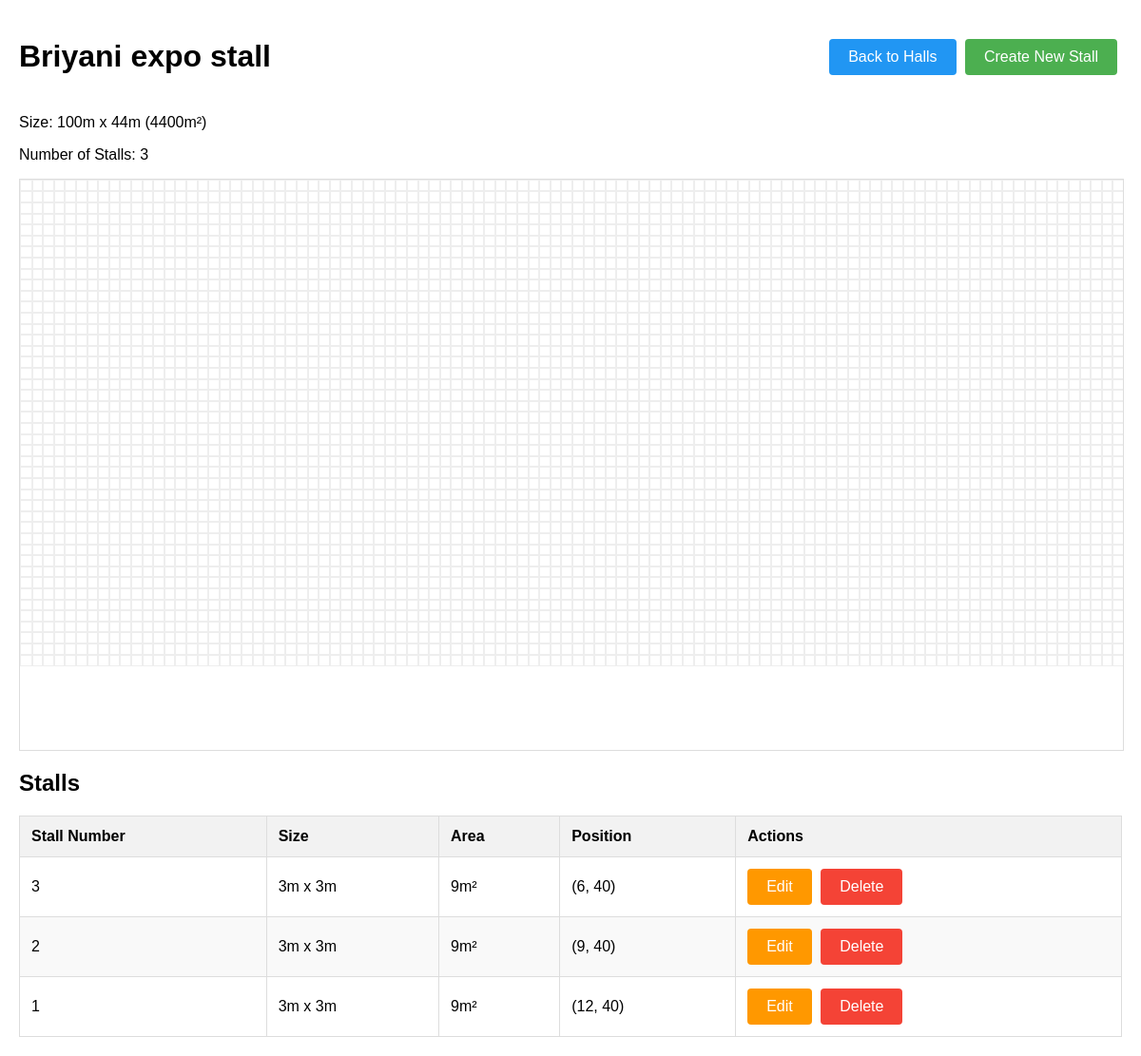
Page /halls/2/ on the earlier database version.
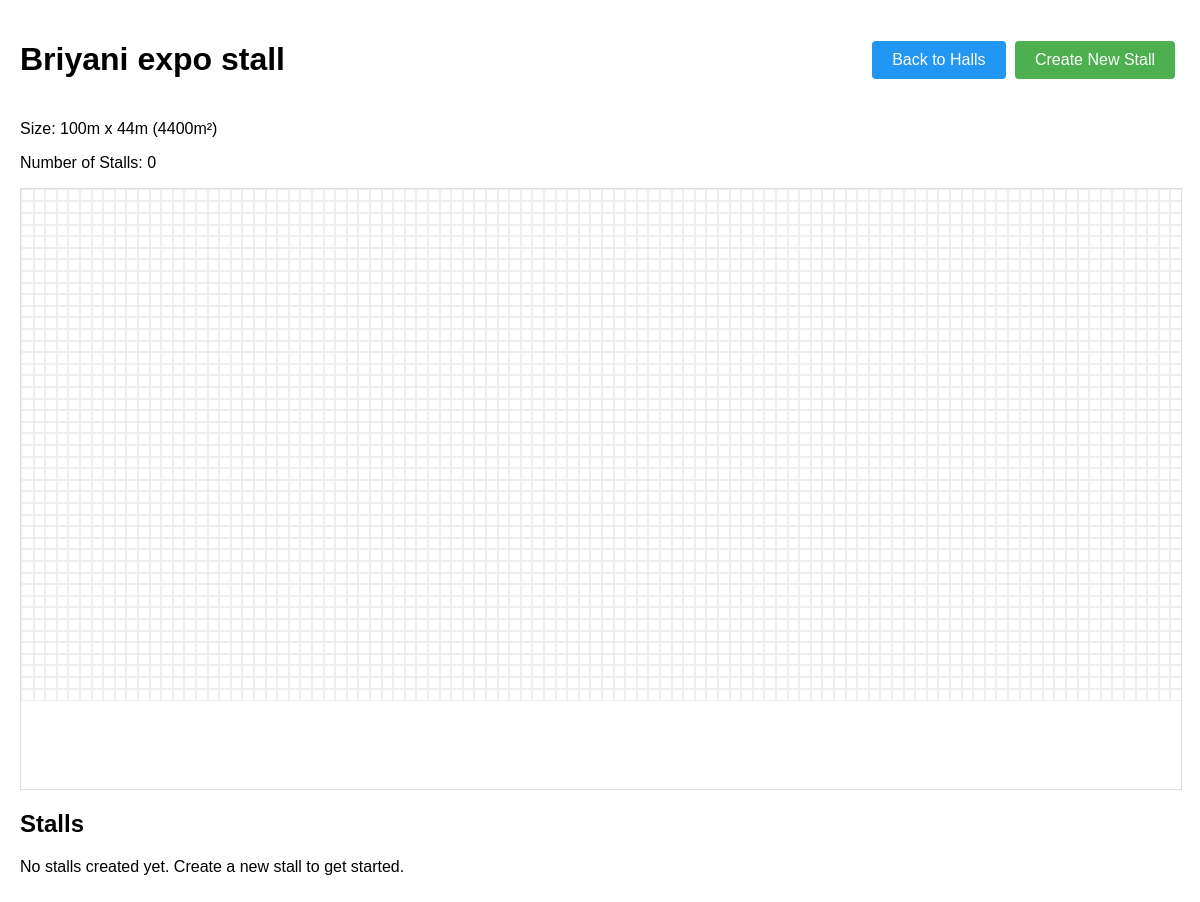
Same page on the later database version.
### halls/models.py (models this page shows, shortened)
class Hall(models.Model):
    name = models.CharField(max_length=100)
    length = models.IntegerField(help_text="Length in meters")
    breadth = models.IntegerField(help_text="Breadth in meters")
    created_at = models.DateTimeField(auto_now_add=True)
    @property
    def total_area(self):
        return self.length * self.breadth

class Stall(models.Model):
    hall = models.ForeignKey(Hall, on_delete=models.CASCADE, related_name='stalls')
    stall_number = models.CharField(max_length=20)
    x_start = models.IntegerField()
    y_start = models.IntegerField()
    width = models.IntegerField()
    height = models.IntegerField()
    selected_boxes = models.JSONField(default=list)
    created_at = models.DateTimeField(auto_now_add=True)
    @property
    def area(self):
        return len(self.selected_boxes)

### halls/views.py (the view)
# urls.py: path('halls/<int:hall_id>/', views.hall_detail, name='hall_detail'),
def hall_detail(request, hall_id):
    hall = get_object_or_404(Hall, id=hall_id)
    stalls = hall.stalls.all()
    return render(request, 'halls/hall_detail.html', {'hall': hall, 'stalls': stalls})

### templates/halls/hall_detail.html (shortened to what this page needs)
<!DOCTYPE html>
<html lang="en">
<head>
</head>
<body>
    <div class="container">
        <div class="header">
            <h1>{{ hall.name }}</h1>
            <div>
                <a href="{% url 'index' %}" class="btn" style="background-color: #2196F3;">Back to Halls</a>
                <a href="{% url 'create_stall' hall.id %}" class="btn">Create New Stall</a>
            </div>
        </div>
        <div class="hall-info">
            <p>Size: {{ hall.length }}m x {{ hall.breadth }}m ({{ hall.total_area }}m²)</p>
            <p>Number of Stalls: {{ hall.stalls.count }}</p>
        </div>
        <div class="hall-display" id="hall-display"
             style="width: 100%; height: 600px;"
             data-hall-id="{{ hall.id }}"
             data-length="{{ hall.length }}"
             data-breadth="{{ hall.breadth }}">
        </div>
        <div class="stall-list">
            <h2>Stalls</h2>
            {% if stalls %}
            <table class="stall-table">
                <thead>
                    <tr>
                        <th>Stall Number</th>
                        <th>Size</th>
                        <th>Area</th>
                        <th>Position</th>
                        <th>Actions</th>
                    </tr>
                </thead>
                <tbody>
                    {% for stall in stalls %}
                    <tr>
                        <td>{{ stall.stall_number }}</td>
                        <td>{{ stall.width }}m x {{ stall.height }}m</td>
                        <td>{{ stall.area }}m²</td>
                        <td>({{ stall.x_start }}, {{ stall.y_start }})</td>
                        <td>
                            <button class="btn btn-warning edit-stall-btn" data-stall-id="{{ stall.id }}" data-stall-number="{{ stall.stall_number }}">Edit</button>
                            <a href="{% url 'delete_stall' hall.id stall.id %}" class="btn btn-danger" onclick="return confirm('Are you sure you want to delete this stall?')">Delete</a>
                        </td>
                    </tr>
                    {% endfor %}
                </tbody>
            </table>
            {% else %}
            <p>No stalls created yet. Create a new stall to get started.</p>
            {% endif %}
        </div>
    </div>
</body>
</html>

Differences in the rows shown:
removed Stall: stall_number "3", width "3", height "3", area "9", x_start "6", y_start "40"
removed Stall: stall_number "2", width "3", height "3", area "9", x_start "9", y_start "40"
removed Stall: stall_number "1", width "3", height "3", area "9", x_start "12", y_start "40"
computed for Hall "Briyani expo stall": stalls.count "3" → "0"
Other differences:
text no longer shown: "Stall Number Size Area Position Actions"
text now shown: "No stalls created yet. Create a new stall to get started."
